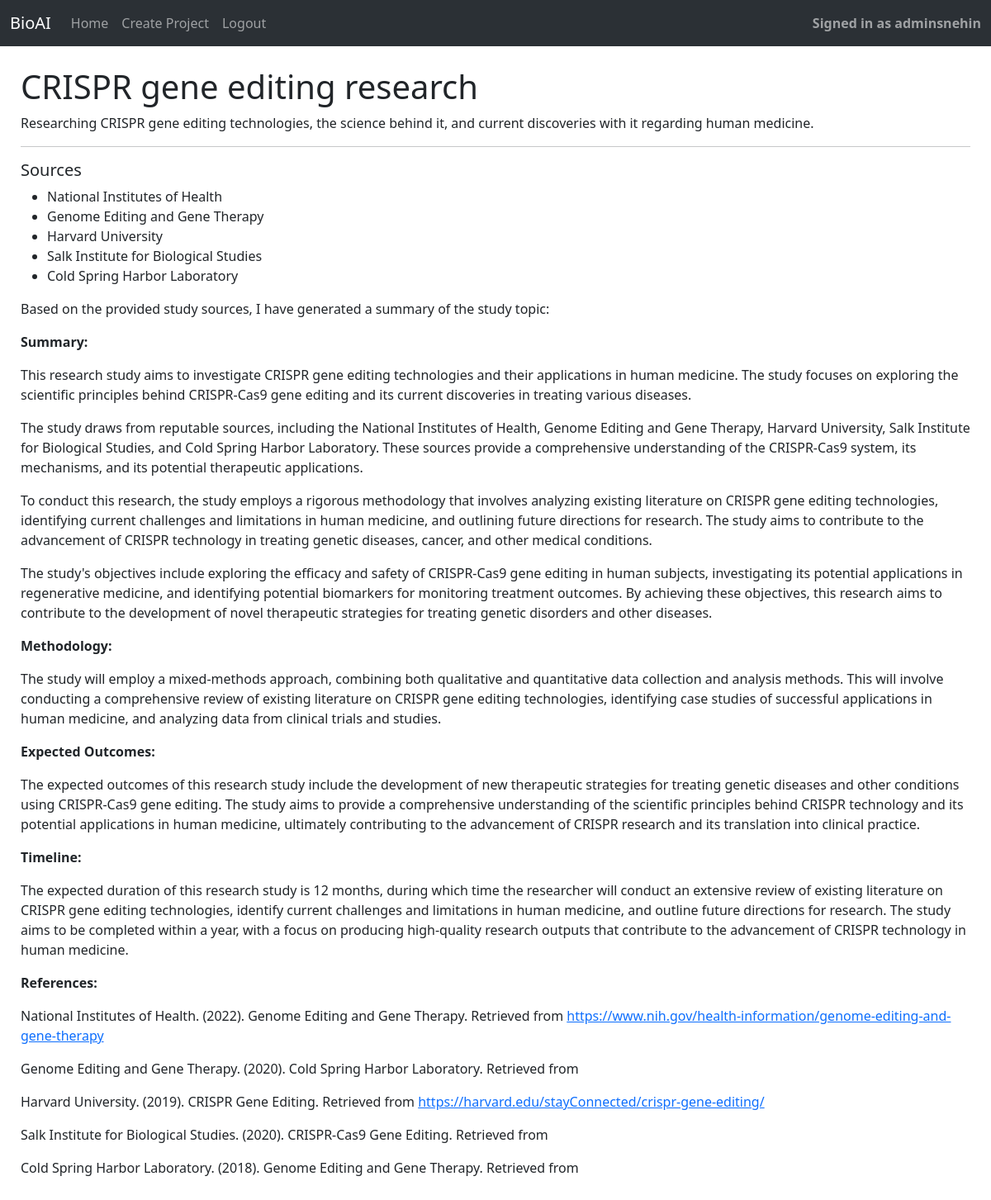
Screenshot of /project/3016d0a5979844d7883c1b30cfdb0677 (signed in) with the database file from the repository.
### bioAIPrototype/models.py (models this page shows, shortened)
class User(AbstractUser):
    pass

class Project(models.Model):
    id = models.UUIDField(primary_key=True)
    user = models.ForeignKey(User, on_delete=models.CASCADE)
    topic = models.CharField()
    description = models.CharField()
    objective = models.CharField(default="none")
    AIsteps = models.JSONField()
    summary = models.CharField()

### bioAIPrototype/views.py (the view)
# urls.py: path('project/<str:project_id>', views.project, name = "project"),
def project(request, project_id):
    project = Project.objects.get(id = project_id)
    summary = markdowner.convert(project.summary)
    return render(request, "bioAIPrototype/project.html", {
        "project": project,
        "summary": summary
    })

### bioAIPrototype/templates/bioAIPrototype/project.html (shortened to what this page needs)
{% extends 'bioAIPrototype/layout.html' %}
{% block body %}
{% if user.is_authenticated and project.user == user %}
    <h1>{{ project.topic }}</h1>
    <p>{{ project.description }}</p>
    <hr>
    <section>
        <h5>Sources</h5>
        <ul>
        {% for source in project.AIsteps.available_trusted_literatures %}
          <li>{{ source }}</li>
        {% endfor %}
        </ul>
    </section>
    <section>
      <div>{{ summary| safe  }}</div>
    </section>
{% else %}
  <h1>No access to this project.</h1>
{% endif %}
{% endblock %}

### bioAIPrototype/templates/bioAIPrototype/layout.html (shortened to what this page needs)
{% load static %}
<!DOCTYPE html>
<html lang = "en">
    <head>
        <link href="https://cdn.jsdelivr.net/npm/bootstrap@5.3.8/dist/css/bootstrap.min.css" rel="stylesheet">
        <link rel = "stylesheet" href = "{% static 'bioAIPrototype/styles.css' %}">
    </head>
    <body>
         <nav class="navbar bg-body-tertiary navbar-expand-lg background-bar", data-bs-theme = "dark">
            <div class="container-fluid">
                <a class="navbar-brand" href="{% url 'index' %}">BioAI</a>
                <div class="collapse navbar-collapse" id="navbarSupportedContent">
                    <ul class="navbar-nav me-auto mb-2 mb-lg-0">
                        <li class="nav-item">
                            <a class="nav-link" href="{% url 'index' %}">Home</a>
                        </li>
                        {% if user.is_authenticated %}
                        <li class="nav-item">
                            <a class="nav-link" href="{% url 'create' %}">Create Project</a>
                        </li>
                        <li>
                            <a class="nav-link" href="{% url 'logout' %}">Logout</a>
                        </li>
                        {% endif %}
                    </ul>
                    {% if user.is_authenticated %}
                    <span class="navbar-text right-margin">
                        <strong>Signed in as {{ user.username }}</strong>
                    </span>
                    {% endif %}
                </div>
            </div>
        </nav>
        <div class = "body">
            {% block body %}
            {% endblock %}
        </div>
    </body>
</html>

### bioAIPrototype/static/bioAIPrototype/styles.css (style rules this page uses)
.body { padding: 25px; }
.background-bar { background-color: rgba(0,0,0,0); }

### rows the page displays
User: username "adminsnehin"
Project: topic "CRISPR gene editing research", description "Researching CRISPR gene editing technologies, the science behind it, and current discoveries with it regarding human medicine."

### other values shown
{{ source }} "National Institutes of Health" "Genome Editing and Gene Therapy" "Harvard University" "Salk Institute for Biological Studies" "Cold Spring Harbor Laboratory"
